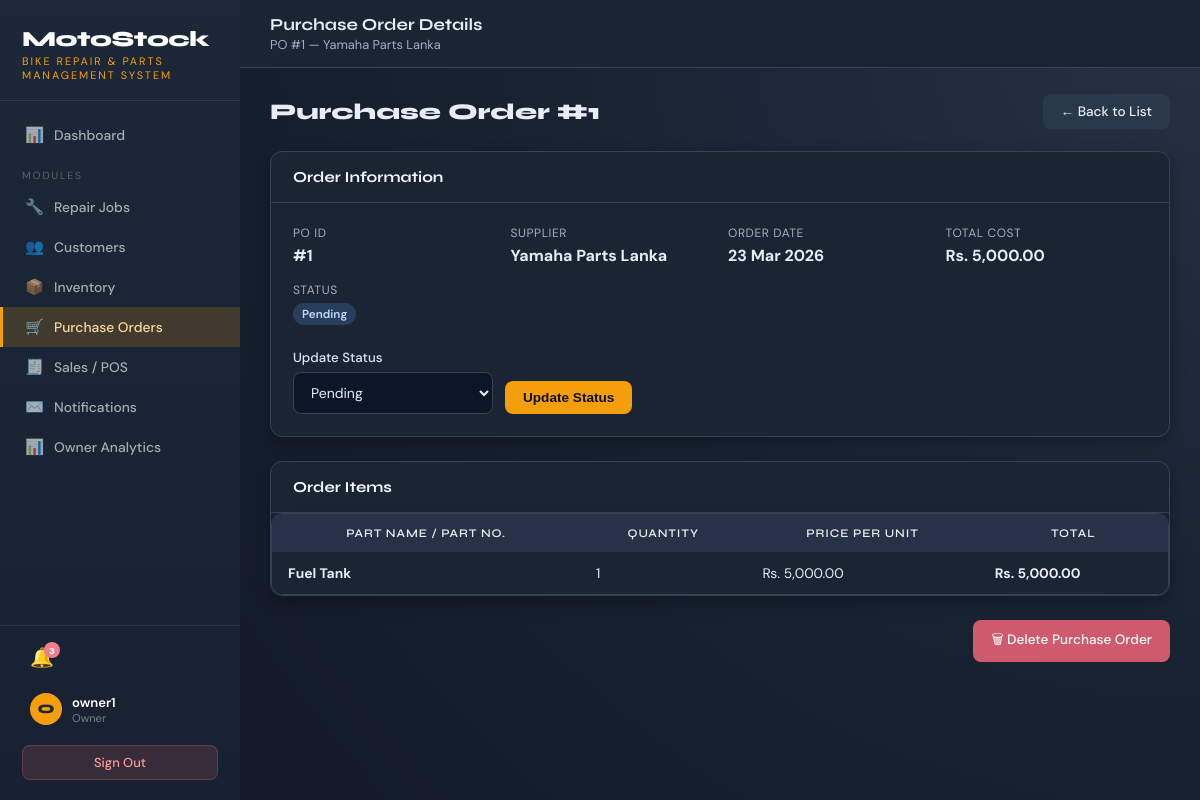
Screenshot of /pages/purchase/view.php?poID=1 (signed in) with the database file from the repository.
### tables this page shows
CREATE TABLE IF NOT EXISTS `purchaseorder` (
  `poID` int NOT NULL AUTO_INCREMENT,
  `supplierID` int DEFAULT NULL,
  `orderDate` datetime DEFAULT CURRENT_TIMESTAMP,
  `totalCost` decimal(10,2) DEFAULT NULL,
  `status` enum('Pending','Received','Partial') DEFAULT 'Pending',
  PRIMARY KEY (`poID`),
  KEY `supplierID` (`supplierID`)
);

CREATE TABLE IF NOT EXISTS `supplier` (
  `supplierID` int NOT NULL AUTO_INCREMENT,
  `supplierName` varchar(100) NOT NULL,
  `contact` varchar(20) DEFAULT NULL,
  `address` varchar(200) DEFAULT NULL,
  PRIMARY KEY (`supplierID`)
);

CREATE TABLE IF NOT EXISTS `purchaseitem` (
  `purchaseItemID` int NOT NULL AUTO_INCREMENT,
  `poID` int DEFAULT NULL,
  `partName` varchar(100) DEFAULT NULL,
  `quantity` int DEFAULT NULL,
  `boughtPrice` decimal(10,2) DEFAULT NULL,
  PRIMARY KEY (`purchaseItemID`),
  KEY `poID` (`poID`)
);

### includes/config.php (called while the page is built, shortened)
<?php
if (!function_exists('csrf_token')) {
    function csrf_token(): string {
        return $_SESSION['csrf_token'];
    }
}

### pages/purchase/view.php (the view, shortened to what this page needs)
<?php
require_once '../../includes/config.php';
$poID = isset($_GET['poID']) ? (int)$_GET['poID'] : 0;
$order = $conn->query("
    SELECT po.*, s.supplierName, s.contact
    FROM PurchaseOrder po
    LEFT JOIN Supplier s ON po.supplierID = s.supplierID
    WHERE po.poID = $poID
")->fetch_assoc();
?>
<!DOCTYPE html>
<html lang="en">
<head>
  <link rel="stylesheet" href="../../assets/css/styles.css">
</head>
<body>
<?php require_once '../../includes/sidebar.php'; ?>
<div class="main-wrap">
  <div class="topbar">
    <div>
      <div class="topbar-title">Purchase Order Details</div>
      <div class="topbar-breadcrumb">PO #<?= $poID ?> — <?= htmlspecialchars($order['supplierName'] ?? 'Unknown') ?></div>
    </div>
  </div>
  <div class="main-content">
    <div class="page-header">
      <div class="page-title">Purchase Order #<?= $poID ?></div>
      <a href="list.php" class="btn btn-secondary">← Back to List</a>
    </div>
    <div class="card mb-3">
      <div class="card-header">Order Information</div>
      <div class="card-body">
        <div style="display:grid;grid-template-columns:repeat(auto-fill,minmax(160px,1fr));gap:16px;margin-bottom:24px;">
          <div>
            <div style="font-size:.75rem;color:var(--muted);text-transform:uppercase;letter-spacing:.05em;margin-bottom:4px;">PO ID</div>
            <div style="font-weight:700;font-size:1rem;">#<?= $poID ?></div>
          </div>
          <div>
            <div style="font-size:.75rem;color:var(--muted);text-transform:uppercase;letter-spacing:.05em;margin-bottom:4px;">Supplier</div>
            <div style="font-weight:700;font-size:1rem;"><?= htmlspecialchars($order['supplierName'] ?? 'Unknown') ?></div>
          </div>
          <div>
            <div style="font-size:.75rem;color:var(--muted);text-transform:uppercase;letter-spacing:.05em;margin-bottom:4px;">Order Date</div>
            <div style="font-weight:700;font-size:1rem;"><?= date('d M Y', strtotime($order['orderDate'])) ?></div>
          </div>
          <div>
            <div style="font-size:.75rem;color:var(--muted);text-transform:uppercase;letter-spacing:.05em;margin-bottom:4px;">Total Cost</div>
            <div style="font-weight:700;font-size:1rem;">Rs. <?= number_format($order['totalCost'], 2) ?></div>
          </div>
          <div>
            <div style="font-size:.75rem;color:var(--muted);text-transform:uppercase;letter-spacing:.05em;margin-bottom:4px;">Status</div>
            <div><span class="badge badge-info"><?= htmlspecialchars($order['status']) ?></span></div>
          </div>
        </div>
        <?php if (in_array($_SESSION['role'], ['Owner', 'Cashier'])): ?>
        <form method="post" style="display:flex;align-items:flex-end;gap:12px;flex-wrap:wrap;">
          <div class="form-group" style="margin-bottom:0;min-width:200px;">
            <label class="form-label">Update Status</label>
            <select name="status" class="form-control">
              <option value="Pending"  <?= $order['status'] === 'Pending'  ? 'selected' : '' ?>>Pending</option>
            </select>
          </div>
          <button type="submit" class="btn btn-amber">Update Status</button>
        </form>
        <?php endif; ?>
      </div>
    </div>
    <div class="card mb-3">
      <div class="card-header">Order Items</div>
      <div class="table-wrap">
        <table class="table">
          <thead>
            <tr>
              <th>Part Name / Part No.</th>
              <th>Quantity</th>
              <th>Price per Unit</th>
              <th>Total</th>
            </tr>
          </thead>
          <tbody>
          <?php
          $items = $conn->query("SELECT * FROM PurchaseItem WHERE poID = $poID");
          while ($item = $items->fetch_assoc()):
          ?>
          <tr>
            <td><strong><?= htmlspecialchars($item['partName']) ?></strong></td>
            <td><?= $item['quantity'] ?></td>
            <td>Rs. <?= number_format($item['boughtPrice'], 2) ?></td>
            <td><strong>Rs. <?= number_format($item['quantity'] * $item['boughtPrice'], 2) ?></strong></td>
          </tr>
          <?php endwhile; ?>
          </tbody>
        </table>
      </div>
    </div>
    <?php if ($_SESSION['role'] === 'Owner'): ?>
    <div style="display:flex;justify-content:flex-end;">
      <a href="?poID=<?= $poID ?>&delete=1&csrf_token=<?= urlencode(csrf_token()) ?>"
         class="btn btn-danger"
         onclick="return confirm('Delete this entire purchase order? This cannot be undone.')">
        🗑 Delete Purchase Order
      </a>
    </div>
    <?php endif; ?>
  </div>
</div>
</body>
</html>

### assets/css/styles.css (style rules this page uses)
:root { --navy: #1f2937; --navy-mid: #273447; --navy-lite: #334155; --amber: #f59e0b; --amber-dk: #d97706; --red: #f07f8d; --green: #f6ad55; --blue: #7ea7d8; --bg: #111827; --surface: #1a2433; --border: #344255; --text: #e6edf5; --muted: #9fb0c4; --sidebar-w: 240px; --radius: 12px; --shadow: 0 14px 34px rgba(0,0,0,.35); --shadow-sm: 0 6px 16px rgba(0,0,0,.28); }
*, *::before, *::after { box-sizing: border-box; margin: 0; padding: 0; }
body { font-family: 'DM Sans', sans-serif; background: radial-gradient(circle at top right, #263244 0%, #182231 45%, #111827 100%); color: var(--text); min-height: 100vh; display: flex; }
.main-wrap { margin-left: var(--sidebar-w); flex: 1; min-height: 100vh; display: flex; flex-direction: column; }
.topbar { background: var(--surface); border-bottom: 1px solid var(--border); padding: 14px 30px; display: flex; align-items: center; justify-content: space-between; position: sticky; top: 0; z-index: 50; }
.topbar-title { font-family: 'Syne', sans-serif; font-weight: 700; font-size: 1.05rem; color: var(--text); }
.topbar-breadcrumb { font-size: .8rem; color: var(--muted); margin-top: 1px; }
.main-content { padding: 26px 30px; flex: 1; }
.page-header { display: flex; align-items: center; justify-content: space-between; margin-bottom: 22px; flex-wrap: wrap; gap: 12px; }
.page-title { font-family: 'Syne', sans-serif; font-size: 1.4rem; font-weight: 800; color: var(--text); }
.card { background: var(--surface); border-radius: var(--radius); border: 1px solid var(--border); box-shadow: var(--shadow-sm); overflow: hidden; }
.card-header { padding: 16px 22px; border-bottom: 1px solid var(--border); font-family: 'Syne', sans-serif; font-weight: 700; font-size: .95rem; color: #f1f6ff; display: flex; align-items: center; justify-content: space-between; }
.card-body { padding: 22px; }
.table-wrap { border-radius: var(--radius); overflow: hidden; box-shadow: var(--shadow-sm); border: 1px solid var(--border); }
table.table { width: 100%; border-collapse: collapse; background: var(--surface); }
table.table thead th { background: #253247; color: rgba(255,255,255,.9); font-family: 'Syne', sans-serif; font-size: .73rem; font-weight: 600; letter-spacing: .9px; text-transform: uppercase; padding: 12px 16px; white-space: nowrap; }
table.table tbody tr { border-bottom: 1px solid var(--border); transition: background .14s; }
table.table tbody tr:last-child { border-bottom: none; }
table.table tbody td { padding: 12px 16px; font-size: .865rem; color: var(--text); }
.badge { display: inline-flex; align-items: center; padding: 3px 9px; border-radius: 20px; font-size: .73rem; font-weight: 600; }
.badge-info { background: rgba(96,165,250,.2); color: #bfdaff; }
.btn { display: inline-flex; align-items: center; gap: 6px; padding: 9px 18px; border-radius: 8px; font-size: .85rem; font-weight: 500; text-decoration: none; cursor: pointer; border: none; transition: opacity .15s, transform .14s; white-space: nowrap; }
.btn-amber { background: var(--amber); color: #0b1020; font-weight: 700; }
.btn-danger { background: #cf5a6d; color: #fff; }
.btn-secondary { background: #2a384c; color: #e6edf5; }
.form-group { margin-bottom: 18px; }
.form-label { display: block; margin-bottom: 6px; font-size: .83rem; font-weight: 500; color: #dbe7f8; }
.form-control { width: 100%; padding: 10px 13px; border: 1.5px solid var(--border); border-radius: 8px; font-family: 'DM Sans', sans-serif; font-size: .875rem; color: var(--text); background: #0d1626; transition: border-color .17s, box-shadow .17s; outline: none; appearance: auto; }
.mb-3 { margin-bottom:24px }

### rows the page displays
purchaseorder: supplierID.supplierName "Yamaha Parts Lanka", orderDate "23 Mar 2026", totalCost "5,000.00", status "Pending"
purchaseitem: partName "Fuel Tank", quantity "1", boughtPrice "5,000.00", $item['quantity'] * $item['boughtPrice'] "5,000.00"

### other values shown
$p['icon'] "📊"
$p['label'] "Dashboard"
$p['icon'] "🔧"
$p['label'] "Repair Jobs"
$p['icon'] "👥"
$p['label'] "Customers"
$p['icon'] "📦"
$p['label'] "Inventory"
$p['icon'] "🛒"
$p['label'] "Purchase Orders"
$p['icon'] "🧾"
$p['label'] "Sales / POS"
$p['icon'] "✉️"
$p['label'] "Notifications"
$p['label'] "Owner Analytics"
